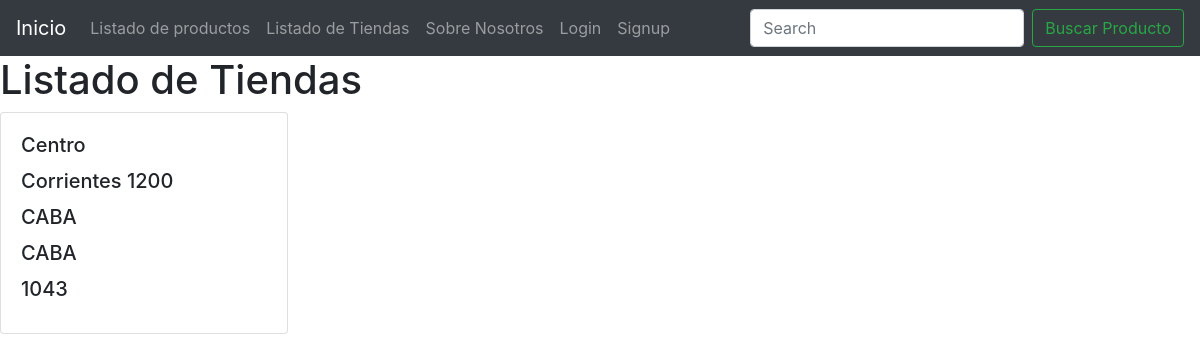
/store/list-stores/, run on the app's committed database.
### store/models.py (models this page shows, shortened)
class Stores(models.Model):
    name = models.CharField(max_length=100)
    address = models.CharField(max_length=100)
    city = models.CharField(max_length=100)
    region = models.CharField(max_length=100)
    postal_code = models.IntegerField()

### store/views.py (the view)
# urls.py: path('list-stores/', list_stores),
def list_stores(request):
    if 'search' in request.GET:
        search = request.GET['search']
        stores = Stores.objects.filter(name__icontains=search)
    else:
        stores = Stores.objects.all()
    context = {
        'store':stores,
    }
    return render(request, 'store/list_stores.html', context=context)

### templates/store/list_stores.html (shortened to what this page needs)
{% extends 'base.html' %}
{% block content %}
    <h1>Listado de Tiendas</h1>
    {% for store in store %}
        <div class="card" style="width: 18rem;">
            <div class="card-body">
            <h5 class="card-title">{{store.name}}</h5>
            <h5 class="card-title">{{store.address}}</h5>
            <h5 class="card-title">{{store.city}}</h5>
            <h5 class="card-title">{{store.region}}</h5>
            <h5 class="card-title">{{store.postal_code}}</h5>
            </div>
        </div>
    {% endfor %}
{% endblock %}

### data on the page
Stores: name "Centro", address "Corrientes 1200", city "CABA", region "CABA", postal_code "1043"
